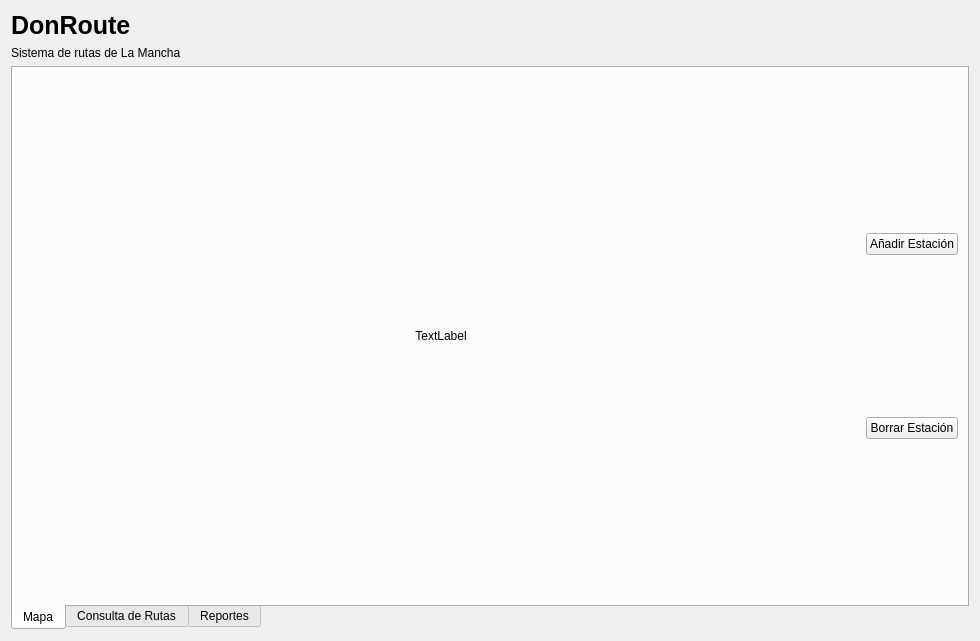
<?xml version="1.0" encoding="UTF-8"?>
<ui version="4.0">
 <class>MainView</class>
 <widget class="QWidget" name="MainView">
  <property name="geometry">
   <rect>
    <x>0</x>
    <y>0</y>
    <width>980</width>
    <height>641</height>
   </rect>
  </property>
  <property name="windowTitle">
   <string>DonRoute</string>
  </property>
  <layout class="QGridLayout" name="gridLayout">
   <item row="0" column="0">
    <layout class="QVBoxLayout" name="verticalLayout">
     <property name="rightMargin">
      <number>0</number>
     </property>
     <item>
      <layout class="QVBoxLayout" name="verticalLayout_2">
       <item>
        <widget class="QLabel" name="label">
         <property name="font">
          <font>
           <pointsize>19</pointsize>
           <bold>true</bold>
          </font>
         </property>
         <property name="text">
          <string>DonRoute</string>
         </property>
        </widget>
       </item>
       <item>
        <widget class="QLabel" name="label_2">
         <property name="text">
          <string>Sistema de rutas de La Mancha</string>
         </property>
        </widget>
       </item>
      </layout>
     </item>
     <item>
      <layout class="QHBoxLayout" name="horizontalLayout">
       <item>
        <widget class="QTabWidget" name="tabWidget">
         <property name="tabPosition">
          <enum>QTabWidget::TabPosition::South</enum>
         </property>
         <property name="tabShape">
          <enum>QTabWidget::TabShape::Rounded</enum>
         </property>
         <property name="currentIndex">
          <number>0</number>
         </property>
         <widget class="QWidget" name="tab">
          <attribute name="title">
           <string>Mapa</string>
          </attribute>
          <layout class="QGridLayout" name="gridLayout_2">
           <item row="0" column="1">
            <layout class="QHBoxLayout" name="horizontalLayout_2">
             <item>
              <widget class="QLabel" name="lblInteractiveMap">
               <property name="minimumSize">
                <size>
                 <width>400</width>
                 <height>250</height>
                </size>
               </property>
               <property name="sizePolicy">
                <sizepolicy hsizetype="Expanding" vsizetype="Expanding">
                 <horstretch>0</horstretch>
                 <verstretch>0</verstretch>
                </sizepolicy>
               </property>
               <property name="text">
                <string>TextLabel</string>
               </property>
               <property name="alignment">
                <set>Qt::AlignCenter</set>
               </property>
               <property name="scaledContents">
                <bool>false</bool>
               </property>
              </widget>
             </item>
             <item>
              <layout class="QVBoxLayout" name="verticalLayout_3">
               <property name="sizeConstraint">
                <enum>QLayout::SizeConstraint::SetMinAndMaxSize</enum>
               </property>
               <item>
                <widget class="QPushButton" name="btnAddStation">
                 <property name="maximumSize">
                  <size>
                   <width>500</width>
                   <height>16777215</height>
                  </size>
                 </property>
                 <property name="text">
                  <string>Añadir Estación</string>
                 </property>
                </widget>
               </item>
               <item>
                <widget class="QPushButton" name="btnDeleteStation">
                 <property name="text">
                  <string>Borrar Estación</string>
                 </property>
                </widget>
               </item>
              </layout>
             </item>
            </layout>
           </item>
          </layout>
         </widget>
         <widget class="QWidget" name="tab_3">
          <attribute name="title">
           <string>Consulta de Rutas</string>
          </attribute>
          <layout class="QGridLayout" name="gridLayout_3">
           <item row="0" column="0">
            <layout class="QHBoxLayout" name="horizontalLayout_3">
             <item>
              <widget class="QGraphicsView" name="viewRoutesMap"/>
             </item>
            </layout>
           </item>
          </layout>
         </widget>
         <widget class="QWidget" name="tab_2">
          <attribute name="title">
           <string>Reportes</string>
          </attribute>
         </widget>
        </widget>
       </item>
      </layout>
     </item>
    </layout>
   </item>
  </layout>
 </widget>
 <resources>
  <include location="../resources/styles/resources.qrc"/>
 </resources>
 <connections/>
</ui>
